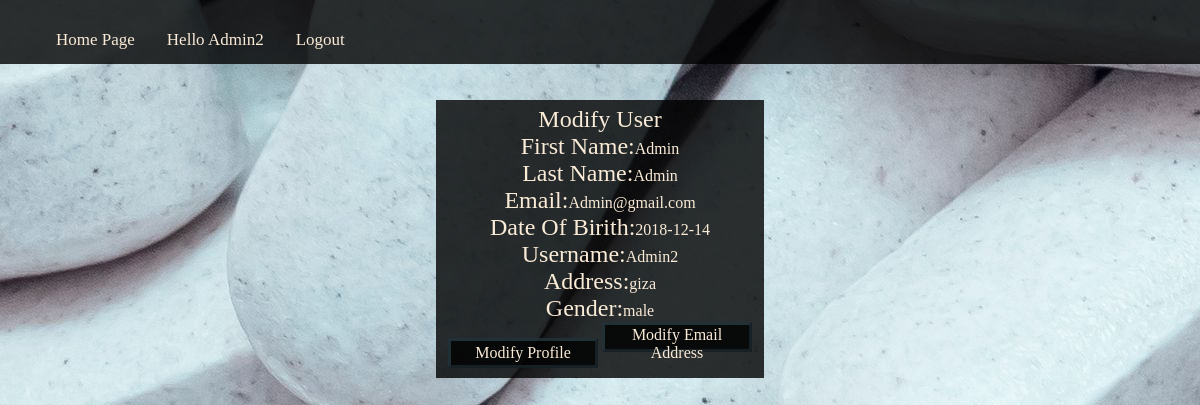
Page /Pharmacy/View/ModifyMenu.php?ID=21 (signed in) on the committed database.
### tables this page shows
CREATE TABLE `user` (
  `ID` int(11) NOT NULL,
  `Firstname` varchar(256) NOT NULL,
  `Lastname` varchar(256) NOT NULL,
  `Email` varchar(256) NOT NULL,
  `Username` varchar(256) NOT NULL,
  `Password` varchar(256) NOT NULL,
  `Usertype_ID` int(11) NOT NULL,
  `DOB` date NOT NULL,
  `Address` varchar(256) NOT NULL,
  `Gender` varchar(256) NOT NULL
);

### Pharmacy/Controller/UserController.php (called while the page is built, shortened)
<?php
require_once ("../Model/UserModel.php");
class UserController{
    public function SelectUserData($UserID){
       $UserModel = new UserModel();
       $UserModel->setID($UserID);
       $Result = $UserModel->SelectUserData();
       return $Result;
    }
    public function getUsername($ID){
        $UserModel = new UserModel();
        $UserModel->setID($ID);
        return $UserModel->SelectUsername();
    }
}
?>

### Pharmacy/Model/UserModel.php (called while the page is built, shortened)
<?php
require_once ("../Public/Database/DatabaseConnection.php");
class UserModel{
    private $ID;
    private $Firstname;
    private $Lastname;
    private $Email;
    private $Username;
    private $DOB;
    private $Address;
    private $Gender;
    public function getGender()
    {
        return $this->Gender;
    }
    public function setGender($Gender)
    {
        $this->Gender = $Gender;
    }
    public function setID($ID)
    {
        $this->ID = $ID;
    }
    public function getFirstname()
    {
        return $this->Firstname;
    }
    public function setFirstname($Firstname)
    {
        $this->Firstname = $Firstname;
    }
    public function getLastname()
    {
        return $this->Lastname;
    }
    public function setLastname($Lastname)
    {
        $this->Lastname = $Lastname;
    }
    public function getEmail()
    {
        return $this->Email;
    }
    public function setEmail($Email)
    {
        $this->Email = $Email;
    }
    public function getUsername()
    {
        return $this->Username;
    }
    public function setUsername($Username)
    {
        $this->Username = $Username;
    }
    public function getDOB()
    {
        return $this->DOB;
    }
    public function setDOB($DOB)
    {
        $this->DOB = $DOB;
    }
    public function getAddress()
    {
        return $this->Address;
    }
    public function setAddress($Address)
    {
        $this->Address = $Address;
    }
    public function SelectUserData(){
        $sql = "SELECT * FROM user WHERE ID = '".$this->ID."'";
        $Connection = new DatabaseConnection();
        $Connection->Connect();
        $Result = $Connection->Execute($sql);
        $Row = mysqli_fetch_array($Result);
        $data= new UserModel();
        $data->setID($Row['ID']);
        $data->setFirstname($Row['Firstname']);
        $data->setLastname($Row['Lastname']);
        $data->setAddress($Row['Address']);
        $data->setEmail($Row['Email']);
        $data->setGender($Row['Gender']);
        $data->setUsername($Row['Username']);
        $data->setDOB($Row['DOB']);
        return $data;
    }
    public function SelectUsername(){
        $sql = "SELECT Username FROM user WHERE ID = '".$this->ID."'";
        $Connection = new DatabaseConnection();
        $Connection->Connect();
        $Result = $Connection->Execute($sql);
        $row = mysqli_fetch_array($Result);
        return $row['Username'];
    }
}
?>

### Pharmacy/Public/Database/DatabaseConnection.php (called while the page is built)
<?php
class DatabaseConnection{
    private $Hostname = "localhost";
    private $Username = "root";
    private $Password = "";
    private $DBName = "pharmacy";
    private $connection = null;
    public function Connect(){
        $this->connection = new mysqli($this->Hostname,$this->Username,$this->Password,$this->DBName);
    }
    public function Execute($sql){
        $Result = $this->connection->query($sql);
        return $Result;
    }
}
?>

### Pharmacy/View/ModifyMenu.php (the view)
<?php
require_once ("../Controller/UserController.php");
require_once ("../Model/UserModel.php");
require_once ("NavBar.php");
if(!empty($_GET['ID'])){
    $UserController = new UserController();
    $Result = $UserController->SelectUserData($_GET['ID']);
}
else{
    header("Location:Login.php");
}
?>
<html>
<head>
    <link rel="stylesheet" type="text/css" href="../Public/CSS/Menu.css"></head>
</head>
<body>
<br>
<div style="text-align: center">
    <fieldset>
        <label>Modify User</label>
        <br>
        <div style="text-align: center">
            <label>First Name: </label><?php echo $Result->getFirstname(); ?><br>
            <label>Last Name:  </label><?php echo $Result->getLastname(); ?><br>
            <label>Email:      </label><?php echo $Result->getEmail(); ?><br>
            <label>Date Of Birith: </label><?php echo $Result->getDOB(); ?><br>
            <label>Username:  </label><?php echo $Result->getUsername(); ?><br>
            <label>Address:    </label><?php echo $Result->getAddress(); ?><br>
            <label>Gender:  </label><?php echo $Result->getGender(); ?><br>
            <a href="ModifyAdmin.php?ID=<?php echo $_GET['ID']?>"><button>Modify Profile</button></a>
            <a href="ModifyEmail.php?ID=<?php echo $_GET['ID'] ?>"><button>Modify Email Address</button></a>
        </div>
    </fieldset>
</div>
</body>
</html>

### Pharmacy/View/NavBar.php (shortened to what this page needs)
<html>
<head>
    <link rel="stylesheet" type="text/css" href="../Public/CSS/Menu.css"></head>
</head>
<body>
<div class="navbar">
    <nav>
        <ul>
<?php
if (!empty($_SESSION['ID'])){
    require_once ("../Controller/UserController.php");
    $UserController = new UserController();
    $Username = $UserController->getUsername($_SESSION['ID']);
    ?>
    <li><a href="UserHomePage.php">Home Page</a></li>
    <?php
    echo "  <li><a href='ViewProfile.php'>Hello ".$Username."</a> ";
    echo "<li><a href='../Controller/UserController.php?request=logout'>Logout</a>";
}
else{
}
?>
        </ul>
    </nav>
</div>
<br>
</body>
</html>

### Pharmacy/Public/CSS/Menu.css (style rules this page uses)
body { margin:0; }
.navbar { overflow: hidden; top: 0; width: 100%; background-color: rgba(0,0,0,0.8); }
.navbar a { float: left; display: block; color: antiquewhite; text-align: center; padding: 14px 16px; text-decoration: none; font-size: 17px; }
ul { list-style-type: none; }
html { background-image: url("../Pictures/Background (2).jpg"); background-size: auto; }
label { color: antiquewhite; font-family: "Bradley Hand ITC"; font-size: x-large; display: inline-block; }
::placeholder { color: antiquewhite; font-family: "Bradley Hand ITC"; }
fieldset { display: inline; border-style: hidden; background-color: rgba(0,0,0,0.8); color: antiquewhite; }
button { height: 50px; width: 150px; height: 30px; color: antiquewhite; font-family: "Bradley Hand ITC"; font-size: medium; background-color: rgba(0,0,0,0.8); border-width: 3px; border-color: rgba(135,206,235,0.2); display: inline-block; }

### rows in the picture
user: Username "Admin2", Firstname "Admin", Lastname "Admin", Email "Admin@gmail.com", DOB "2018-12-14", Address "giza", Gender "male"
